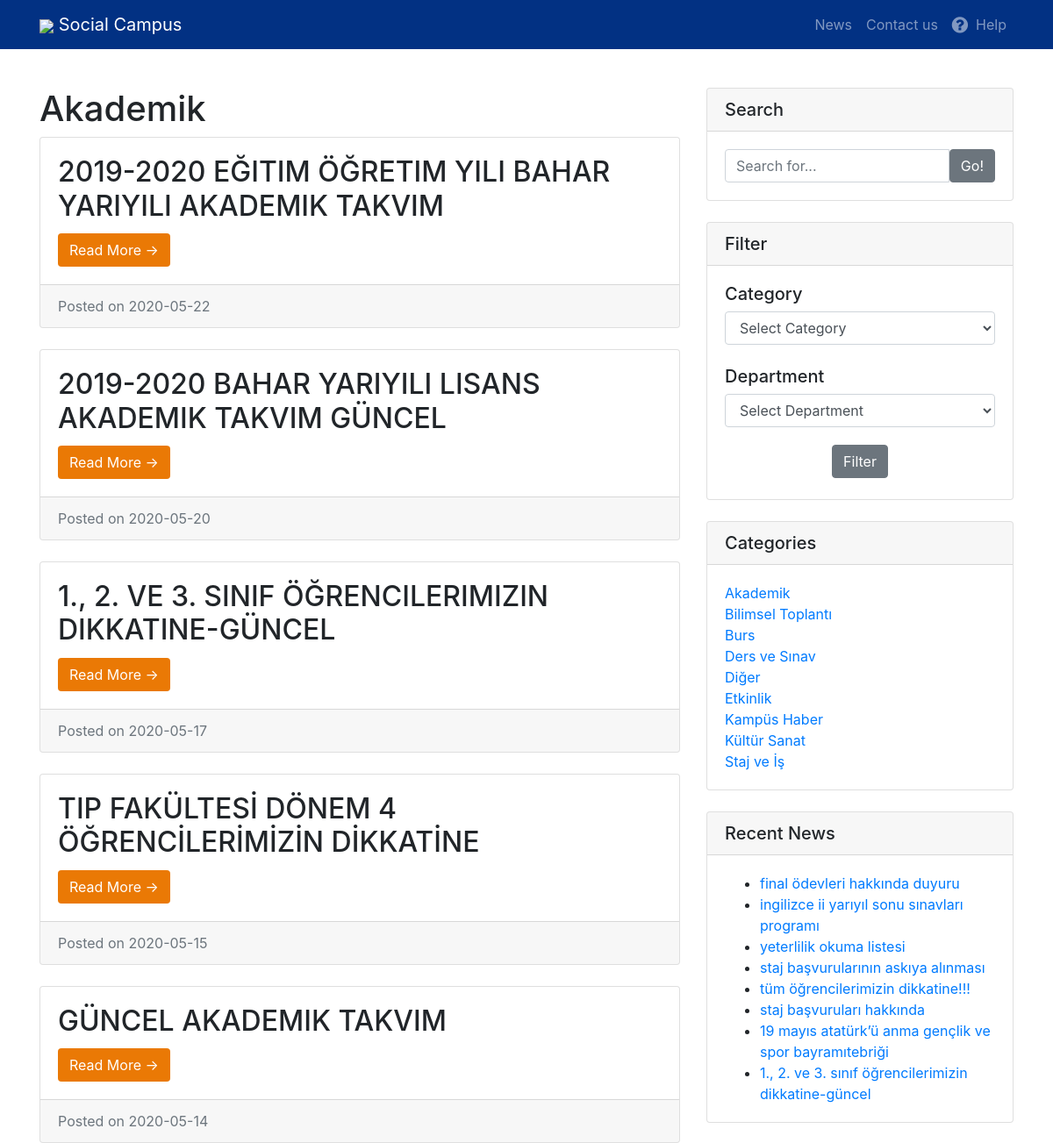
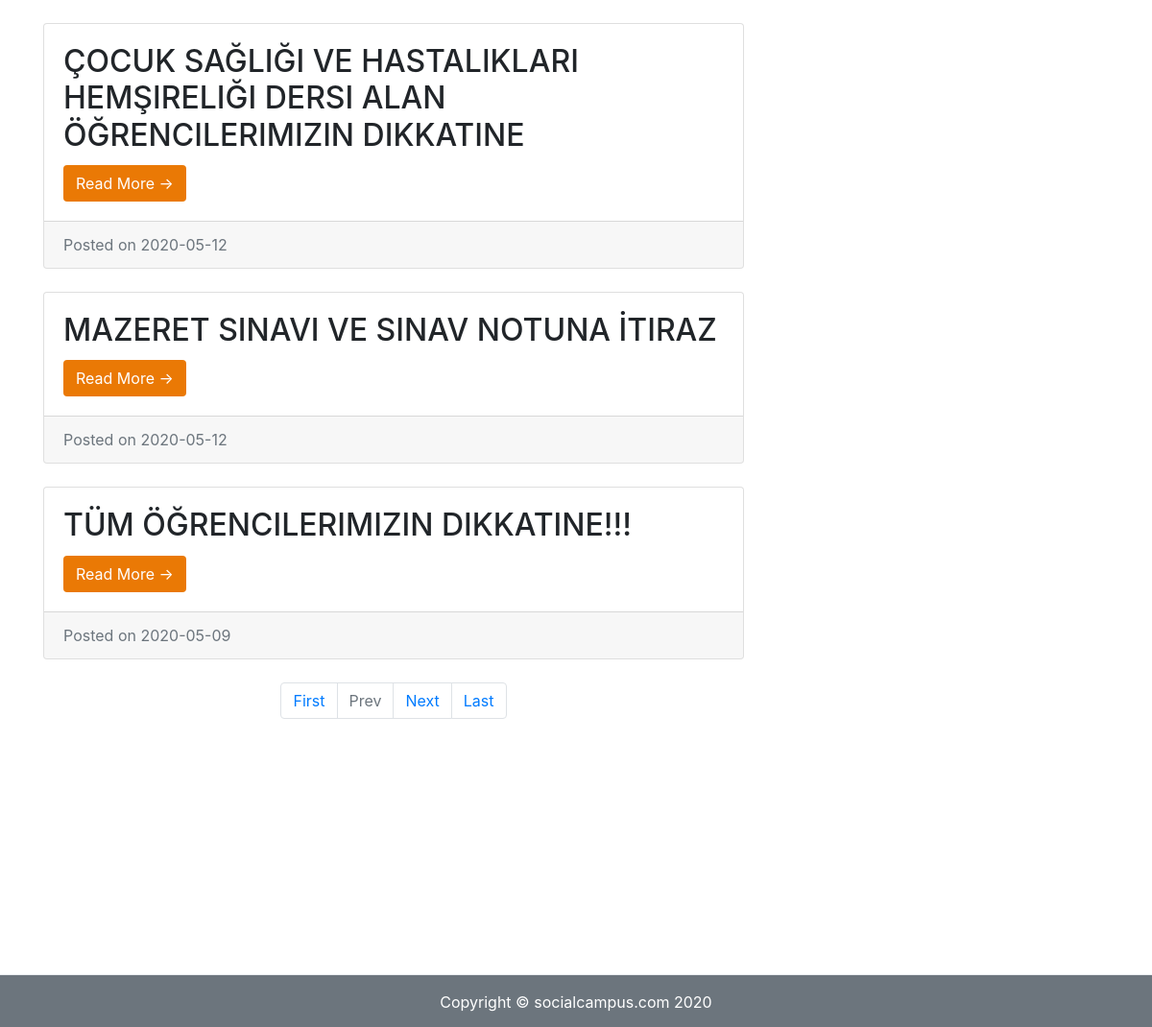
Screenshot of /socialcampus/category.php?catid=Akademik with the database file from the repository (2 pictures, top to bottom).
### tables this page shows
CREATE TABLE `duyurular` (
  `id` int(11) NOT NULL,
  `title` varchar(500) NOT NULL,
  `link` varchar(500) NOT NULL,
  `department` varchar(100) NOT NULL,
  `userDate` varchar(100) NOT NULL,
  `dbDate` date NOT NULL,
  `category` varchar(100) NOT NULL
);

### socialcampus/category.php (the view, shortened to what this page needs)
<?php
include('includes/config.php');
    ?>
<!DOCTYPE html>
<html lang="en">
  <head>
    <link href="vendor/bootstrap/css/bootstrap.min.css" rel="stylesheet">
    <link href="css/social-campus.css" rel="stylesheet">
  </head>
  <body>
   <?php include('includes/header.php');?>
    <div class="container">
      <div class="row" style="margin-top: 4%">
        <div class="col-md-8">
<?php
        if($_GET['catid']!=''){
$mycatid = $_GET['catid'];
}
     if (isset($_GET['pageno'])) {
            $pageno = $_GET['pageno'];
        } else {
            $pageno = 1;
        }
        $no_of_records_per_page = 8;
        $offset = ($pageno-1) * $no_of_records_per_page;
        $total_pages_sql = "SELECT COUNT(*) FROM duyurular";
        $result = mysqli_query($con,$total_pages_sql);
        $total_rows = mysqli_fetch_array($result)[0];
        $total_pages = ceil($total_rows / $no_of_records_per_page);
$query=mysqli_query($con,"select id, title, category, department, link, dbDate from duyurular where category= '$mycatid'  order by dbDate desc LIMIT $offset, $no_of_records_per_page");
$rowcount=mysqli_num_rows($query);
if($rowcount==0)
{
echo "No record found";
}
else {
    ?>
    <h1><?php echo $mycatid;?></h1>
    <?php
while ($row=mysqli_fetch_array($query)) {
?>
          <div class="card mb-4">
            <div class="card-body">
              <h2 class="card-title"><?php echo mb_strtoupper($row['title']);?></h2>
              <a href="news-details.php?nid=<?php echo htmlentities($row['category'])?>" class="btn " style="color: white ; background-color: #EA7905">Read More &rarr;</a>
            </div>
            <div class="card-footer text-muted">
              Posted on <?php echo htmlentities($row['dbDate']);?>
            </div>
          </div>
<?php } ?>
    <ul class="pagination justify-content-center mb-4">
        <li class="page-item"><a href="?pageno=1"  class="page-link">First</a></li>
        <li class="<?php if($pageno <= 1){ echo 'disabled'; } ?> page-item">
            <a href="<?php if($pageno <= 1){ echo '#'; } else { echo "?pageno=".($pageno - 1); } ?>" class="page-link">Prev</a>
        </li>
        <li class="<?php if($pageno >= $total_pages){ echo 'disabled'; } ?> page-item">
            <a href="<?php if($pageno >= $total_pages){ echo '#'; } else { echo "?pageno=".($pageno + 1); } ?> " class="page-link">Next</a>
        </li>
        <li class="page-item"><a href="?pageno=<?php echo $total_pages; ?>" class="page-link">Last</a></li>
    </ul>
<?php } ?>
        </div>
      <?php include('includes/sidebar.php');?>
      </div>
      <?php include('includes/footer.php');?>
</head>
  </body>
</html>

### socialcampus/includes/sidebar.php (shortened to what this page needs)
<head>
    <link rel="stylesheet"
          href="https://cdn.jsdelivr.net/npm/bootstrap-select@1.13.14/dist/css/bootstrap-select.min.css">
</head>
<div class="col-md-4">
    <div class="card mb-4">
        <h5 class="card-header">Search</h5>
        <div class="card-body">
            <form name="search" action="search.php" method="post">
                <div class="input-group">
                    <input type="text" name="searchtitle" class="form-control" placeholder="Search for..." required>
                    <span class="input-group-btn">
                  <button class="btn btn-secondary" type="submit">Go!</button>
                </span>
            </form>
        </div>
    </div>
</div>
<div class="card mb-4">
    <h5 class="card-header">Filter</h5>
    <div class="card-body">
        <form action="myfilter.php" method="post">
            <div>
                <h5>Category</h5>
            </div>
            <div>
                <select class="form-control" id="myCategoryInput" name="myCategoryInput">
                    <option value="" disabled selected>Select Category</option>
                </select>
            </div>
            <div>
                <br>
                <h5>Department</h5>
            </div>
            <div>
                <select class="form-control" id="myDepartmentInput" name="myDepartmentInput">
                    <option value="" disabled selected>Select Department</option>
                </select>
            </div>
    </div>
    <div class="">
        <div class="" style="text-align: center">
            <button class="btn btn-secondary" type="submit" name="submit" id="filter">Filter</button>
        </div>
    </div>
</div>
<div class="card my-4">
    <h5 class="card-header">Categories</h5>
    <div class="card-body">
        <div class="row">
            <div class="col-lg-6">
                <ul class="list-unstyled mb-0">
                    <?php $query = mysqli_query($con, "select id,category from duyurular group by category");
                    while ($row = mysqli_fetch_array($query)) {
                        ?>
                        <li>
                            <a href="category.php?catid=<?php echo htmlentities($row['category']) ?>"><?php echo htmlentities($row['category']); ?></a>
                        </li>
                    <?php } ?>
                </ul>
            </div>
        </div>
    </div>
</div>
<div class="card my-4">
    <h5 class="card-header">Recent News</h5>
    <div class="card-body">
        <ul class="mb-0">
            <?php
            $query = mysqli_query($con, "select id, title from duyurular group by dbDate desc limit 8");
            while ($row = mysqli_fetch_array($query)) {
                ?>
                <li>
                    <a href="news-details.php?nid=<?php echo htmlentities($row['id']) ?>"><?php echo htmlentities($row['title']); ?></a>
                </li>
            <?php } ?>
        </ul>
    </div>
</div>
</div>

### socialcampus/css/social-campus.css (style rules this page uses)
body { padding-top: 54px; }
@media (min-width: 992px) { body { padding-top: 56px; } }

### socialcampus/includes/footer.php (style rules this page uses)
html, body { margin:0; height:100%; }

### rows the page displays
duyurular: title "2019-2020 EĞITIM ÖĞRETIM YILI BAHAR YARIYILI AKADEMIK TAKVIM", dbDate "2020-05-22"
duyurular: title "2019-2020 BAHAR YARIYILI LISANS AKADEMIK TAKVIM GÜNCEL", dbDate "2020-05-20"
duyurular: title "1., 2. VE 3. SINIF ÖĞRENCILERIMIZIN DIKKATINE-GÜNCEL", dbDate "2020-05-17", title "1., 2. ve 3. sınıf öğrencilerimizin dikkatine-güncel"
duyurular: title "TIP FAKÜLTESİ DÖNEM 4 ÖĞRENCİLERİMİZİN DİKKATİNE", dbDate "2020-05-15"
duyurular: title "GÜNCEL AKADEMIK TAKVIM", dbDate "2020-05-14"
duyurular: title "ÇOCUK SAĞLIĞI VE HASTALIKLARI HEMŞIRELIĞI DERSI ALAN ÖĞRENCILERIMIZIN DIKKATINE", dbDate "2020-05-12"
duyurular: title "MAZERET SINAVI VE SINAV NOTUNA İTIRAZ", dbDate "2020-05-12"
duyurular: title "TÜM ÖĞRENCILERIMIZIN DIKKATINE!!!", dbDate "2020-05-09"
duyurular: category "Akademik"
duyurular: category "Bilimsel Toplantı"
duyurular: category "Burs"
duyurular: category "Ders ve Sınav"
duyurular: category "Diğer"
duyurular: category "Etkinlik"
duyurular: category "Kampüs Haber"
duyurular: category "Kültür Sanat"
duyurular: category "Staj ve İş"
duyurular: title "final ödevleri hakkında duyuru"
duyurular: title "i̇ngilizce ii yarıyıl sonu sınavları programı"
duyurular: title "yeterlilik okuma listesi"
duyurular: title "staj başvurularının askıya alınması"
duyurular: title "tüm öğrencilerimizin dikkatine!!!"
duyurular: title "staj başvuruları hakkında"
duyurular: title "19 mayıs atatürk’ü anma gençlik ve spor bayramıtebriği"

### other values shown
$mycatid "Akademik"
